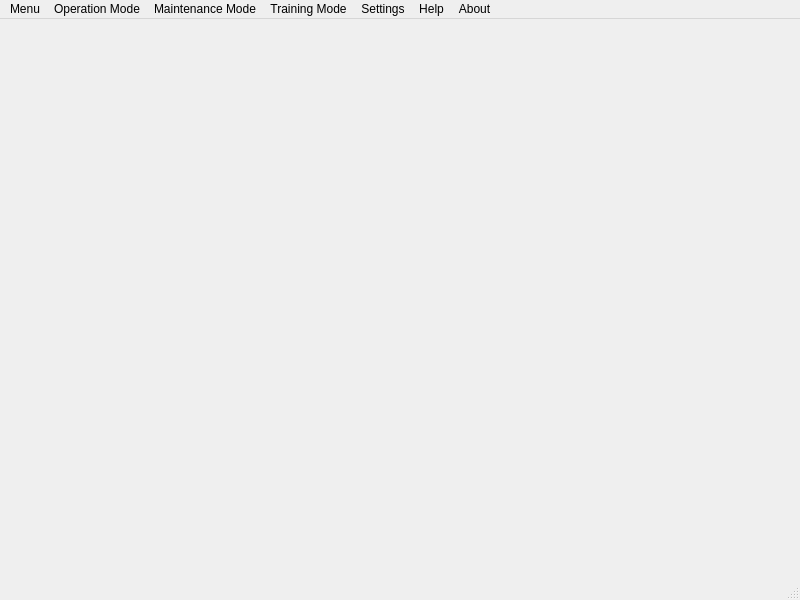
<?xml version="1.0" encoding="UTF-8"?>
<ui version="4.0">
 <class>MainWindow</class>
 <widget class="QMainWindow" name="MainWindow">
  <property name="geometry">
   <rect>
    <x>0</x>
    <y>0</y>
    <width>800</width>
    <height>600</height>
   </rect>
  </property>
  <property name="windowTitle">
   <string>MainWindow</string>
  </property>
  <widget class="QWidget" name="centralwidget"/>
  <widget class="QMenuBar" name="menubar">
   <property name="geometry">
    <rect>
     <x>0</x>
     <y>0</y>
     <width>800</width>
     <height>21</height>
    </rect>
   </property>
   <widget class="QMenu" name="menuMenu">
    <property name="title">
     <string>Menu</string>
    </property>
    <addaction name="Min_Win"/>
    <addaction name="Max_Win"/>
    <addaction name="Exit"/>
   </widget>
   <widget class="QMenu" name="OP_Mode">
    <property name="title">
     <string>Operation Mode</string>
    </property>
    <addaction name="LRU_IP_Setting"/>
    <addaction name="LRU_Status"/>
    <addaction name="Mode_Selec"/>
    <addaction name="VSAT_NMS_App"/>
    <addaction name="VER_SW_App"/>
    <addaction name="RF_Plng_Tool_App"/>
   </widget>
   <widget class="QMenu" name="Maint_Mode">
    <property name="title">
     <string>Maintenance Mode</string>
    </property>
    <addaction name="Fault_Sim"/>
    <addaction name="Maint_Videos"/>
    <addaction name="Maint_Files"/>
   </widget>
   <widget class="QMenu" name="TR_Mode">
    <property name="title">
     <string>Training Mode</string>
    </property>
    <widget class="QMenu" name="Deployment">
     <property name="title">
      <string>Deployment</string>
     </property>
     <addaction name="Dply_PPTs"/>
     <addaction name="Dply_Manuals"/>
     <addaction name="Dply_Videos"/>
    </widget>
    <widget class="QMenu" name="Maint_Sim">
     <property name="title">
      <string>Maintenance Simulator</string>
     </property>
     <addaction name="Simr_with_Faults"/>
     <addaction name="PPTs"/>
     <addaction name="Manuals"/>
     <addaction name="Tech_Manual"/>
     <addaction name="Tech_Videos"/>
    </widget>
    <addaction name="OP_Sim"/>
    <addaction name="Maint_Sim"/>
    <addaction name="Deployment"/>
   </widget>
   <widget class="QMenu" name="Settings">
    <property name="title">
     <string>Settings</string>
    </property>
    <addaction name="Pass_Reset"/>
   </widget>
   <widget class="QMenu" name="Help">
    <property name="title">
     <string>Help</string>
    </property>
   </widget>
   <widget class="QMenu" name="About">
    <property name="title">
     <string>About</string>
    </property>
   </widget>
   <addaction name="menuMenu"/>
   <addaction name="OP_Mode"/>
   <addaction name="Maint_Mode"/>
   <addaction name="TR_Mode"/>
   <addaction name="Settings"/>
   <addaction name="Help"/>
   <addaction name="About"/>
  </widget>
  <widget class="QStatusBar" name="statusbar"/>
  <action name="Min_Win">
   <property name="text">
    <string>Minimize</string>
   </property>
  </action>
  <action name="Max_Win">
   <property name="text">
    <string>Maxmaize</string>
   </property>
  </action>
  <action name="Exit">
   <property name="text">
    <string>Exit</string>
   </property>
  </action>
  <action name="LRU_IP_Setting">
   <property name="text">
    <string>LRU IP Setting</string>
   </property>
  </action>
  <action name="LRU_Status">
   <property name="text">
    <string>LRU Status</string>
   </property>
  </action>
  <action name="Mode_Selec">
   <property name="text">
    <string>Mode Selection</string>
   </property>
  </action>
  <action name="VSAT_NMS_App">
   <property name="text">
    <string>VSAT NMS APP</string>
   </property>
  </action>
  <action name="VER_SW_App">
   <property name="text">
    <string>VER S/W APP</string>
   </property>
  </action>
  <action name="RF_Plng_Tool_App">
   <property name="text">
    <string>RF Planning Tool APP</string>
   </property>
  </action>
  <action name="Fault_Sim">
   <property name="text">
    <string>Fault Simulation</string>
   </property>
  </action>
  <action name="Maint_Videos">
   <property name="text">
    <string>Maintenace Videos</string>
   </property>
  </action>
  <action name="Maint_Files">
   <property name="text">
    <string>Maintenance Files</string>
   </property>
  </action>
  <action name="OP_Sim">
   <property name="text">
    <string>Operation Simulation</string>
   </property>
  </action>
  <action name="Dply_PPTs">
   <property name="text">
    <string>PPTs</string>
   </property>
  </action>
  <action name="Dply_Manuals">
   <property name="text">
    <string>Manuals</string>
   </property>
  </action>
  <action name="Dply_Videos">
   <property name="text">
    <string>Videos</string>
   </property>
  </action>
  <action name="Simr_with_Faults">
   <property name="text">
    <string>Simulator with Faults</string>
   </property>
  </action>
  <action name="PPTs">
   <property name="text">
    <string>PPTs</string>
   </property>
  </action>
  <action name="Manuals">
   <property name="text">
    <string>Manuals</string>
   </property>
  </action>
  <action name="Tech_Manual">
   <property name="text">
    <string>Technical Manual</string>
   </property>
  </action>
  <action name="Tech_Videos">
   <property name="text">
    <string>Videos</string>
   </property>
  </action>
  <action name="Pass_Reset">
   <property name="text">
    <string>Password Reset</string>
   </property>
  </action>
 </widget>
 <resources/>
 <connections/>
</ui>
